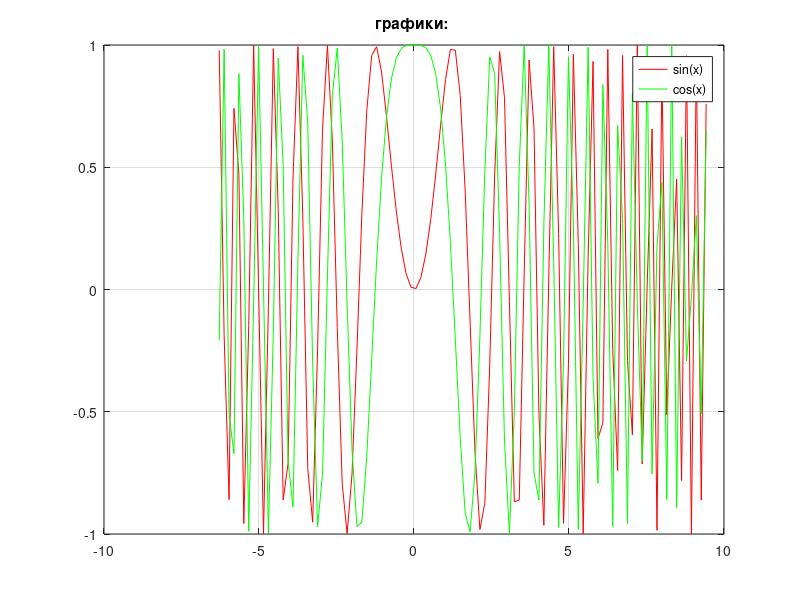

Reproduce this figure in MATLAB.
x=linspace(-2*pi,3*pi);
f = sin(x.^2);
g = cos(x.^2);
plot(x,f, 'r -',x,g, 'g -');
title('графики: ');
legend('sin(x)','cos(x)');
grid on;